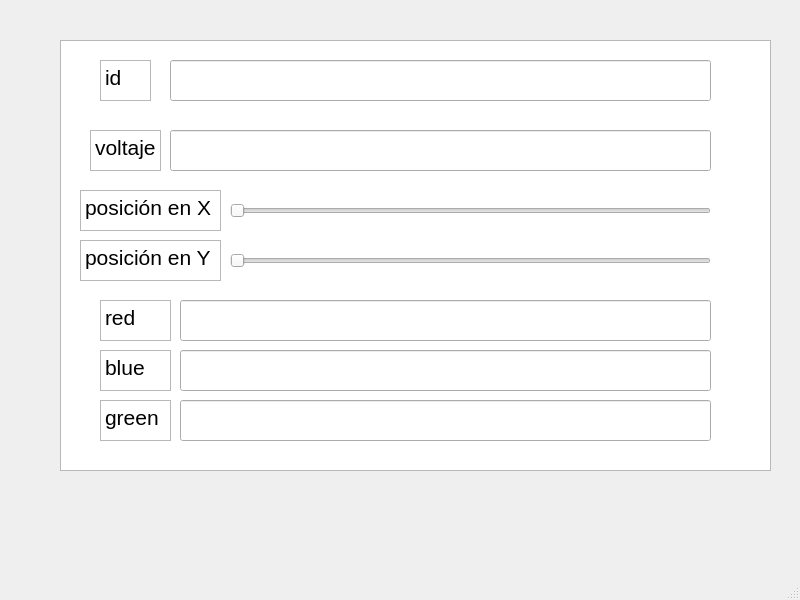
<?xml version="1.0" encoding="UTF-8"?>
<ui version="4.0">
 <class>MainWindow</class>
 <widget class="QMainWindow" name="MainWindow">
  <property name="geometry">
   <rect>
    <x>0</x>
    <y>0</y>
    <width>800</width>
    <height>600</height>
   </rect>
  </property>
  <property name="windowTitle">
   <string>MainWindow</string>
  </property>
  <widget class="QWidget" name="centralwidget">
   <widget class="QLineEdit" name="lineEdit">
    <property name="geometry">
     <rect>
      <x>170</x>
      <y>60</y>
      <width>541</width>
      <height>41</height>
     </rect>
    </property>
   </widget>
   <widget class="QLineEdit" name="lineEdit_2">
    <property name="geometry">
     <rect>
      <x>170</x>
      <y>130</y>
      <width>541</width>
      <height>41</height>
     </rect>
    </property>
   </widget>
   <widget class="QLineEdit" name="lineEdit_3">
    <property name="geometry">
     <rect>
      <x>180</x>
      <y>300</y>
      <width>531</width>
      <height>41</height>
     </rect>
    </property>
   </widget>
   <widget class="QGraphicsView" name="graphicsView">
    <property name="geometry">
     <rect>
      <x>60</x>
      <y>40</y>
      <width>711</width>
      <height>431</height>
     </rect>
    </property>
   </widget>
   <widget class="QTextEdit" name="textEdit">
    <property name="geometry">
     <rect>
      <x>100</x>
      <y>60</y>
      <width>51</width>
      <height>41</height>
     </rect>
    </property>
    <property name="html">
     <string>&lt;!DOCTYPE HTML PUBLIC &quot;-//W3C//DTD HTML 4.0//EN&quot; &quot;http://www.w3.org/TR/REC-html40/strict.dtd&quot;&gt;
&lt;html&gt;&lt;head&gt;&lt;meta name=&quot;qrichtext&quot; content=&quot;1&quot; /&gt;&lt;meta charset=&quot;utf-8&quot; /&gt;&lt;style type=&quot;text/css&quot;&gt;
p, li { white-space: pre-wrap; }
hr { height: 1px; border-width: 0; }
li.unchecked::marker { content: &quot;\2610&quot;; }
li.checked::marker { content: &quot;\2612&quot;; }
&lt;/style&gt;&lt;/head&gt;&lt;body style=&quot; font-family:'Segoe UI'; font-size:9pt; font-weight:400; font-style:normal;&quot;&gt;
&lt;p style=&quot; margin-top:0px; margin-bottom:0px; margin-left:0px; margin-right:0px; -qt-block-indent:0; text-indent:0px;&quot;&gt;&lt;span style=&quot; font-size:16pt;&quot;&gt;id&lt;/span&gt;&lt;/p&gt;&lt;/body&gt;&lt;/html&gt;</string>
    </property>
   </widget>
   <widget class="QTextEdit" name="textEdit_2">
    <property name="geometry">
     <rect>
      <x>90</x>
      <y>130</y>
      <width>71</width>
      <height>41</height>
     </rect>
    </property>
    <property name="html">
     <string>&lt;!DOCTYPE HTML PUBLIC &quot;-//W3C//DTD HTML 4.0//EN&quot; &quot;http://www.w3.org/TR/REC-html40/strict.dtd&quot;&gt;
&lt;html&gt;&lt;head&gt;&lt;meta name=&quot;qrichtext&quot; content=&quot;1&quot; /&gt;&lt;meta charset=&quot;utf-8&quot; /&gt;&lt;style type=&quot;text/css&quot;&gt;
p, li { white-space: pre-wrap; }
hr { height: 1px; border-width: 0; }
li.unchecked::marker { content: &quot;\2610&quot;; }
li.checked::marker { content: &quot;\2612&quot;; }
&lt;/style&gt;&lt;/head&gt;&lt;body style=&quot; font-family:'Segoe UI'; font-size:9pt; font-weight:400; font-style:normal;&quot;&gt;
&lt;p style=&quot; margin-top:0px; margin-bottom:0px; margin-left:0px; margin-right:0px; -qt-block-indent:0; text-indent:0px;&quot;&gt;&lt;span style=&quot; font-size:16pt;&quot;&gt;voltaje&lt;/span&gt;&lt;/p&gt;&lt;/body&gt;&lt;/html&gt;</string>
    </property>
   </widget>
   <widget class="QTextEdit" name="textEdit_3">
    <property name="geometry">
     <rect>
      <x>80</x>
      <y>190</y>
      <width>141</width>
      <height>41</height>
     </rect>
    </property>
    <property name="html">
     <string>&lt;!DOCTYPE HTML PUBLIC &quot;-//W3C//DTD HTML 4.0//EN&quot; &quot;http://www.w3.org/TR/REC-html40/strict.dtd&quot;&gt;
&lt;html&gt;&lt;head&gt;&lt;meta name=&quot;qrichtext&quot; content=&quot;1&quot; /&gt;&lt;meta charset=&quot;utf-8&quot; /&gt;&lt;style type=&quot;text/css&quot;&gt;
p, li { white-space: pre-wrap; }
hr { height: 1px; border-width: 0; }
li.unchecked::marker { content: &quot;\2610&quot;; }
li.checked::marker { content: &quot;\2612&quot;; }
&lt;/style&gt;&lt;/head&gt;&lt;body style=&quot; font-family:'Segoe UI'; font-size:9pt; font-weight:400; font-style:normal;&quot;&gt;
&lt;p style=&quot; margin-top:0px; margin-bottom:0px; margin-left:0px; margin-right:0px; -qt-block-indent:0; text-indent:0px;&quot;&gt;&lt;span style=&quot; font-size:16pt;&quot;&gt;posición en X&lt;/span&gt;&lt;/p&gt;&lt;/body&gt;&lt;/html&gt;</string>
    </property>
   </widget>
   <widget class="QTextEdit" name="textEdit_4">
    <property name="geometry">
     <rect>
      <x>80</x>
      <y>240</y>
      <width>141</width>
      <height>41</height>
     </rect>
    </property>
    <property name="html">
     <string>&lt;!DOCTYPE HTML PUBLIC &quot;-//W3C//DTD HTML 4.0//EN&quot; &quot;http://www.w3.org/TR/REC-html40/strict.dtd&quot;&gt;
&lt;html&gt;&lt;head&gt;&lt;meta name=&quot;qrichtext&quot; content=&quot;1&quot; /&gt;&lt;meta charset=&quot;utf-8&quot; /&gt;&lt;style type=&quot;text/css&quot;&gt;
p, li { white-space: pre-wrap; }
hr { height: 1px; border-width: 0; }
li.unchecked::marker { content: &quot;\2610&quot;; }
li.checked::marker { content: &quot;\2612&quot;; }
&lt;/style&gt;&lt;/head&gt;&lt;body style=&quot; font-family:'Segoe UI'; font-size:9pt; font-weight:400; font-style:normal;&quot;&gt;
&lt;p style=&quot; margin-top:0px; margin-bottom:0px; margin-left:0px; margin-right:0px; -qt-block-indent:0; text-indent:0px;&quot;&gt;&lt;span style=&quot; font-size:16pt;&quot;&gt;posición en Y&lt;/span&gt;&lt;/p&gt;&lt;/body&gt;&lt;/html&gt;</string>
    </property>
   </widget>
   <widget class="QTextEdit" name="textEdit_5">
    <property name="geometry">
     <rect>
      <x>100</x>
      <y>300</y>
      <width>71</width>
      <height>41</height>
     </rect>
    </property>
    <property name="html">
     <string>&lt;!DOCTYPE HTML PUBLIC &quot;-//W3C//DTD HTML 4.0//EN&quot; &quot;http://www.w3.org/TR/REC-html40/strict.dtd&quot;&gt;
&lt;html&gt;&lt;head&gt;&lt;meta name=&quot;qrichtext&quot; content=&quot;1&quot; /&gt;&lt;meta charset=&quot;utf-8&quot; /&gt;&lt;style type=&quot;text/css&quot;&gt;
p, li { white-space: pre-wrap; }
hr { height: 1px; border-width: 0; }
li.unchecked::marker { content: &quot;\2610&quot;; }
li.checked::marker { content: &quot;\2612&quot;; }
&lt;/style&gt;&lt;/head&gt;&lt;body style=&quot; font-family:'Segoe UI'; font-size:9pt; font-weight:400; font-style:normal;&quot;&gt;
&lt;p style=&quot; margin-top:0px; margin-bottom:0px; margin-left:0px; margin-right:0px; -qt-block-indent:0; text-indent:0px;&quot;&gt;&lt;span style=&quot; font-size:16pt;&quot;&gt;red&lt;/span&gt;&lt;/p&gt;&lt;/body&gt;&lt;/html&gt;</string>
    </property>
   </widget>
   <widget class="QTextEdit" name="textEdit_6">
    <property name="geometry">
     <rect>
      <x>100</x>
      <y>350</y>
      <width>71</width>
      <height>41</height>
     </rect>
    </property>
    <property name="html">
     <string>&lt;!DOCTYPE HTML PUBLIC &quot;-//W3C//DTD HTML 4.0//EN&quot; &quot;http://www.w3.org/TR/REC-html40/strict.dtd&quot;&gt;
&lt;html&gt;&lt;head&gt;&lt;meta name=&quot;qrichtext&quot; content=&quot;1&quot; /&gt;&lt;meta charset=&quot;utf-8&quot; /&gt;&lt;style type=&quot;text/css&quot;&gt;
p, li { white-space: pre-wrap; }
hr { height: 1px; border-width: 0; }
li.unchecked::marker { content: &quot;\2610&quot;; }
li.checked::marker { content: &quot;\2612&quot;; }
&lt;/style&gt;&lt;/head&gt;&lt;body style=&quot; font-family:'Segoe UI'; font-size:9pt; font-weight:400; font-style:normal;&quot;&gt;
&lt;p style=&quot; margin-top:0px; margin-bottom:0px; margin-left:0px; margin-right:0px; -qt-block-indent:0; text-indent:0px;&quot;&gt;&lt;span style=&quot; font-size:16pt;&quot;&gt;blue&lt;/span&gt;&lt;/p&gt;&lt;/body&gt;&lt;/html&gt;</string>
    </property>
   </widget>
   <widget class="QTextEdit" name="textEdit_7">
    <property name="geometry">
     <rect>
      <x>100</x>
      <y>400</y>
      <width>71</width>
      <height>41</height>
     </rect>
    </property>
    <property name="html">
     <string>&lt;!DOCTYPE HTML PUBLIC &quot;-//W3C//DTD HTML 4.0//EN&quot; &quot;http://www.w3.org/TR/REC-html40/strict.dtd&quot;&gt;
&lt;html&gt;&lt;head&gt;&lt;meta name=&quot;qrichtext&quot; content=&quot;1&quot; /&gt;&lt;meta charset=&quot;utf-8&quot; /&gt;&lt;style type=&quot;text/css&quot;&gt;
p, li { white-space: pre-wrap; }
hr { height: 1px; border-width: 0; }
li.unchecked::marker { content: &quot;\2610&quot;; }
li.checked::marker { content: &quot;\2612&quot;; }
&lt;/style&gt;&lt;/head&gt;&lt;body style=&quot; font-family:'Segoe UI'; font-size:9pt; font-weight:400; font-style:normal;&quot;&gt;
&lt;p style=&quot; margin-top:0px; margin-bottom:0px; margin-left:0px; margin-right:0px; -qt-block-indent:0; text-indent:0px;&quot;&gt;&lt;span style=&quot; font-size:16pt;&quot;&gt;green&lt;/span&gt;&lt;/p&gt;&lt;/body&gt;&lt;/html&gt;</string>
    </property>
   </widget>
   <widget class="QLineEdit" name="lineEdit_4">
    <property name="geometry">
     <rect>
      <x>180</x>
      <y>350</y>
      <width>531</width>
      <height>41</height>
     </rect>
    </property>
   </widget>
   <widget class="QLineEdit" name="lineEdit_5">
    <property name="geometry">
     <rect>
      <x>180</x>
      <y>400</y>
      <width>531</width>
      <height>41</height>
     </rect>
    </property>
   </widget>
   <widget class="QSlider" name="horizontalSlider_2">
    <property name="geometry">
     <rect>
      <x>230</x>
      <y>250</y>
      <width>481</width>
      <height>21</height>
     </rect>
    </property>
    <property name="orientation">
     <enum>Qt::Horizontal</enum>
    </property>
   </widget>
   <widget class="QSlider" name="horizontalSlider_3">
    <property name="geometry">
     <rect>
      <x>230</x>
      <y>200</y>
      <width>481</width>
      <height>21</height>
     </rect>
    </property>
    <property name="orientation">
     <enum>Qt::Horizontal</enum>
    </property>
   </widget>
   <zorder>graphicsView</zorder>
   <zorder>lineEdit</zorder>
   <zorder>lineEdit_2</zorder>
   <zorder>lineEdit_3</zorder>
   <zorder>textEdit</zorder>
   <zorder>textEdit_2</zorder>
   <zorder>textEdit_3</zorder>
   <zorder>textEdit_4</zorder>
   <zorder>textEdit_5</zorder>
   <zorder>textEdit_6</zorder>
   <zorder>textEdit_7</zorder>
   <zorder>lineEdit_4</zorder>
   <zorder>lineEdit_5</zorder>
   <zorder>horizontalSlider_2</zorder>
   <zorder>horizontalSlider_3</zorder>
  </widget>
  <widget class="QMenuBar" name="menubar">
   <property name="geometry">
    <rect>
     <x>0</x>
     <y>0</y>
     <width>800</width>
     <height>22</height>
    </rect>
   </property>
  </widget>
  <widget class="QStatusBar" name="statusbar"/>
 </widget>
 <resources/>
 <connections/>
</ui>
